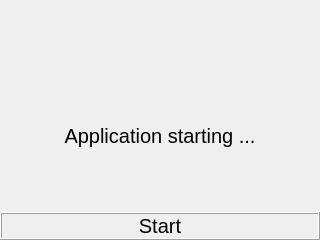
<?xml version="1.0" encoding="UTF-8"?>
<ui version="4.0">
 <class>LoadView</class>
 <widget class="QWidget" name="LoadView">
  <property name="windowModality">
   <enum>Qt::ApplicationModal</enum>
  </property>
  <property name="geometry">
   <rect>
    <x>0</x>
    <y>0</y>
    <width>320</width>
    <height>240</height>
   </rect>
  </property>
  <property name="minimumSize">
   <size>
    <width>320</width>
    <height>240</height>
   </size>
  </property>
  <property name="maximumSize">
   <size>
    <width>320</width>
    <height>340</height>
   </size>
  </property>
  <property name="baseSize">
   <size>
    <width>320</width>
    <height>204</height>
   </size>
  </property>
  <property name="windowTitle">
   <string>Application Loading</string>
  </property>
  <property name="windowIcon">
   <iconset resource="Resources.qrc">
    <normaloff>:/CameraUI.ico</normaloff>:/CameraUI.ico</iconset>
  </property>
  <widget class="QLabel" name="label_1">
   <property name="geometry">
    <rect>
     <x>0</x>
     <y>120</y>
     <width>320</width>
     <height>31</height>
    </rect>
   </property>
   <property name="font">
    <font>
     <pointsize>15</pointsize>
    </font>
   </property>
   <property name="text">
    <string>Application starting ...</string>
   </property>
   <property name="alignment">
    <set>Qt::AlignCenter</set>
   </property>
  </widget>
  <widget class="QLabel" name="label_Image">
   <property name="geometry">
    <rect>
     <x>120</x>
     <y>40</y>
     <width>61</width>
     <height>61</height>
    </rect>
   </property>
   <property name="text">
    <string/>
   </property>
   <property name="pixmap">
    <pixmap resource="Resources.qrc">:/icons/basler_48x48.png</pixmap>
   </property>
  </widget>
  <widget class="QLabel" name="label_3">
   <property name="geometry">
    <rect>
     <x>0</x>
     <y>212</y>
     <width>320</width>
     <height>28</height>
    </rect>
   </property>
   <property name="font">
    <font>
     <pointsize>15</pointsize>
    </font>
   </property>
   <property name="frameShape">
    <enum>QFrame::Box</enum>
   </property>
   <property name="frameShadow">
    <enum>QFrame::Raised</enum>
   </property>
   <property name="text">
    <string>Start</string>
   </property>
   <property name="alignment">
    <set>Qt::AlignCenter</set>
   </property>
  </widget>
  <widget class="QLabel" name="label_2">
   <property name="geometry">
    <rect>
     <x>0</x>
     <y>150</y>
     <width>320</width>
     <height>31</height>
    </rect>
   </property>
   <property name="font">
    <font>
     <pointsize>15</pointsize>
    </font>
   </property>
   <property name="text">
    <string/>
   </property>
   <property name="alignment">
    <set>Qt::AlignCenter</set>
   </property>
  </widget>
 </widget>
 <resources>
  <include location="Resources.qrc"/>
 </resources>
 <connections/>
</ui>
